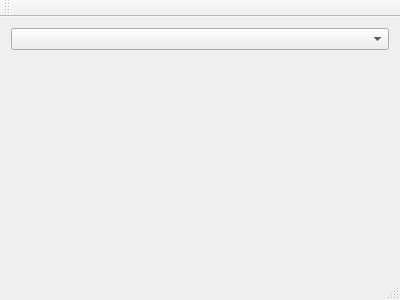
<?xml version="1.0" encoding="UTF-8"?>
<ui version="4.0">
 <class>MainWindow</class>
 <widget class="QMainWindow" name="MainWindow">
  <property name="geometry">
   <rect>
    <x>0</x>
    <y>0</y>
    <width>400</width>
    <height>300</height>
   </rect>
  </property>
  <property name="windowTitle">
   <string>MainWindow</string>
  </property>
  <widget class="QWidget" name="centralWidget">
   <layout class="QVBoxLayout" name="verticalLayout">
    <item>
     <widget class="QComboBox" name="comboBox"/>
    </item>
    <item>
     <widget class="QStackedWidget" name="stackedWidget"/>
    </item>
   </layout>
  </widget>
  <widget class="QMenuBar" name="menuBar">
   <property name="geometry">
    <rect>
     <x>0</x>
     <y>0</y>
     <width>400</width>
     <height>21</height>
    </rect>
   </property>
  </widget>
  <widget class="QToolBar" name="mainToolBar">
   <attribute name="toolBarArea">
    <enum>TopToolBarArea</enum>
   </attribute>
   <attribute name="toolBarBreak">
    <bool>false</bool>
   </attribute>
  </widget>
  <widget class="QStatusBar" name="statusBar"/>
 </widget>
 <layoutdefault spacing="6" margin="11"/>
 <resources/>
 <connections/>
</ui>
